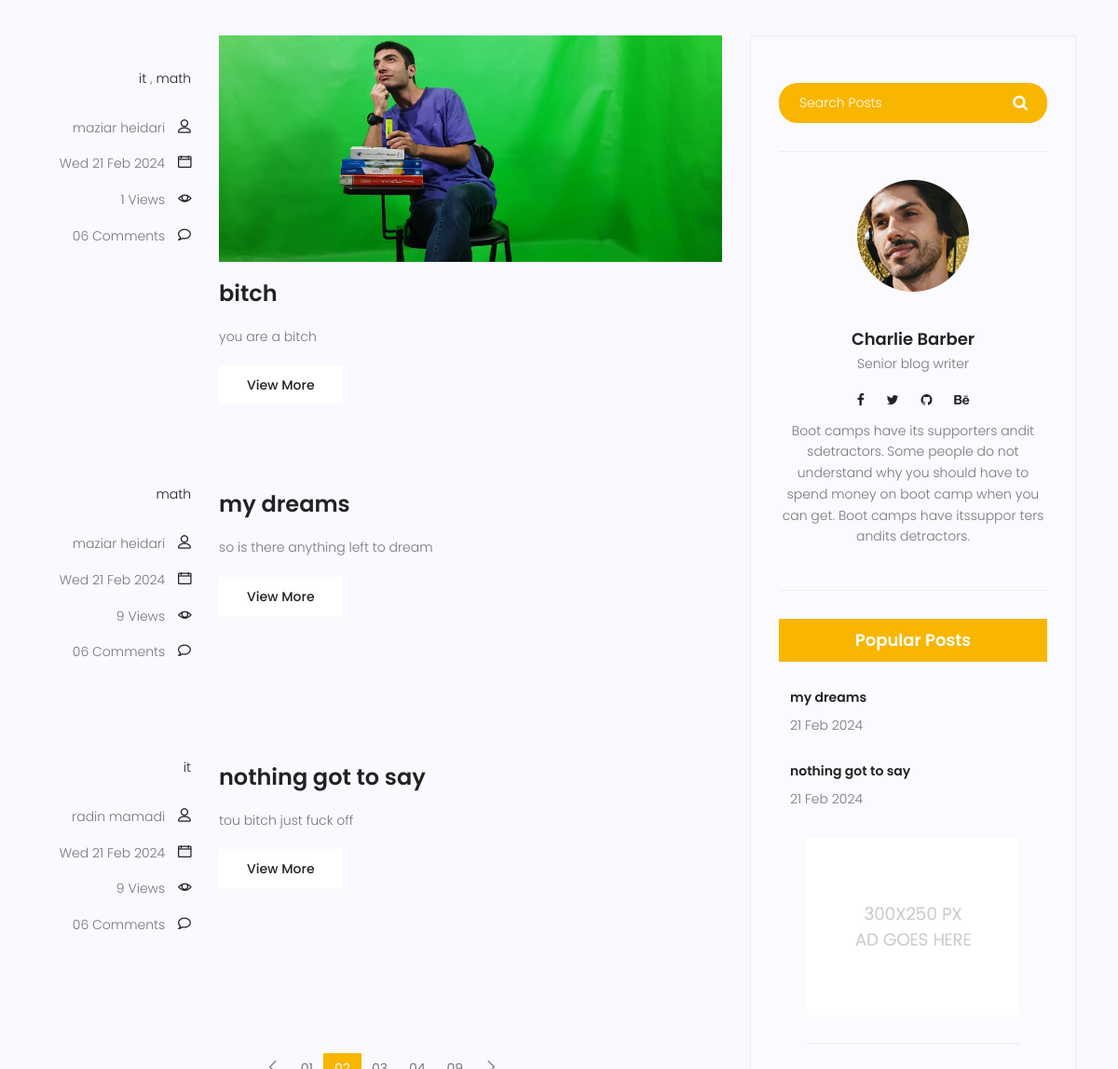
The page /blog/ (middle part) on the database as committed earlier.
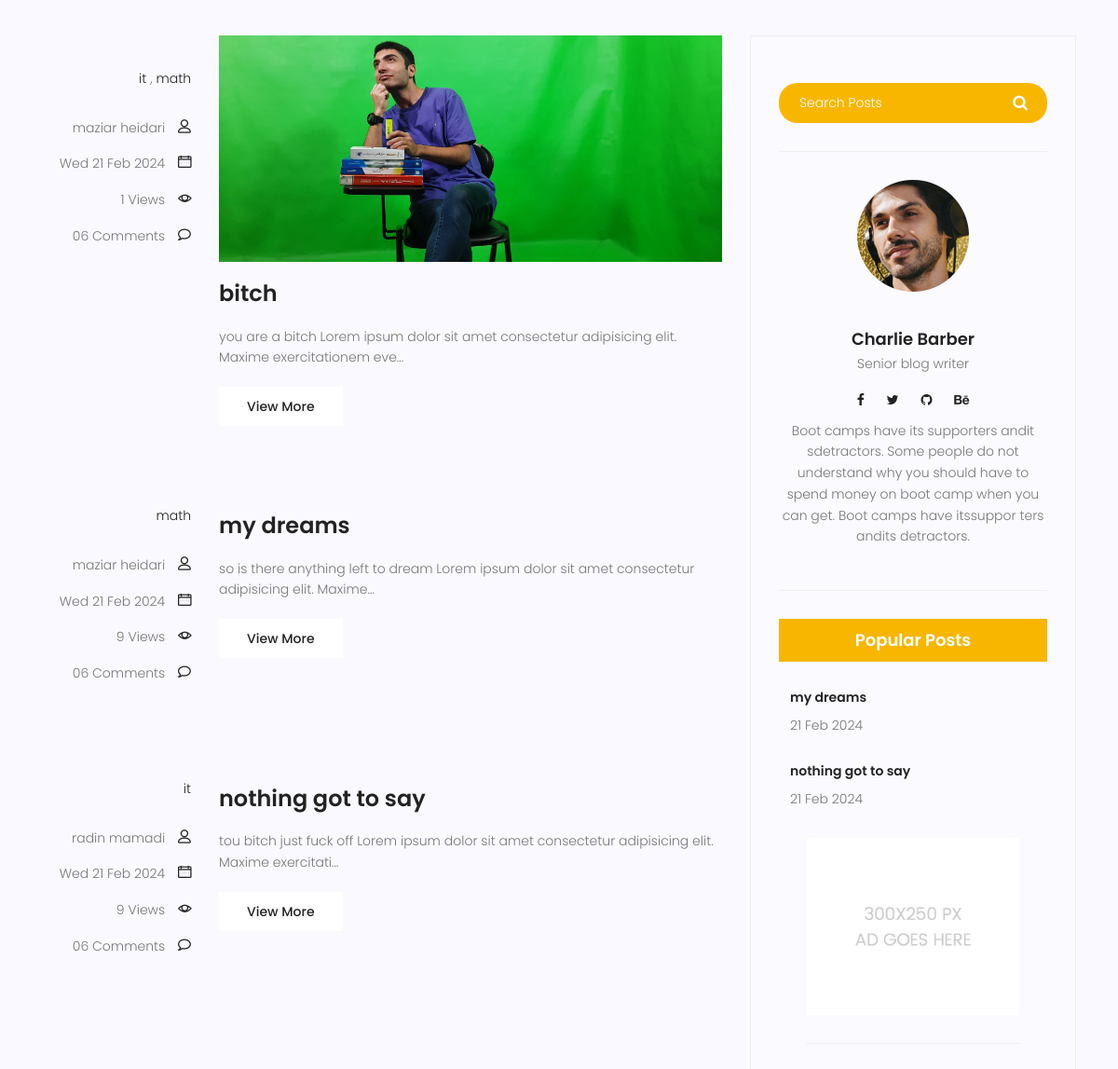
The same page on the database as committed later.
### blog/models.py (models this page shows, shortened)
class Post(models.Model):
  category = models.ManyToManyField(Category)
  author = models.ForeignKey(User, on_delete=models.SET_NULL, null=True)
  image = models.ImageField(upload_to='blog', default='blog/default.jpg')
  title = models.CharField(max_length=255)
  content = models.TextField()
  counted_views = models.IntegerField(default=0)
  status = models.BooleanField(default=False)
  published_date = models.DateTimeField(null=True)
  created_date = models.DateTimeField(auto_now_add=True)
  updated_date = models.DateTimeField(auto_now=True)
  class Meta:
    ordering = ['created_date']
    verbose_name = 'پست'
    verbose_name_plural = 'پست ها'

### blog/views.py (the view)
# urls.py: path('', views.blog_view, name='index' ),
def blog_view(request):
  posts = Post.objects.filter(status=1)
  return render(request, 'blog/blog-home.html', {
    'posts': posts
  })

### blog/models.py (called while the page is built)
  def __str__(self):
    return self.name

### blog/templatetags/blog_tags.py (called while the page is built)
@register.inclusion_tag('blog/blog-popular-posts.html')
def popularposts(args=1):
  posts = Post.objects.filter(status=1).order_by('published_date')[:args]
  return {'posts':posts}

@register.inclusion_tag('blog/blog-category.html')
def postcategories():
  posts = Post.objects.filter(status=1)
  categories = Category.objects.all()
  cat_dict = {}
  for name in categories:
     cat_dict[name] = posts.filter(category=name).count()
  return {'categories':cat_dict}

### templates/blog/blog-home.html (shortened to what this page needs)
{% extends 'base.html' %}
	{% load blog_tags %}
	{% load static %}
	{% block body %}
			<section class="top-category-widget-area pt-90 pb-90 ">
			</section>
			<section class="post-content-area">
				<div class="container">
					<div class="row">
						<div class="col-lg-8 posts-list">
							{% for post in posts %}
								<div class="single-post row">
									<div class="col-lg-3  col-md-3 meta-details">
										<ul class="tags">
											<li><a href="#">
												{% for cat in post.category.all %}
													<a href="">{{cat}}</a> {% if not forloop.last %},{% endif %}
												{% endfor %}
											</a></li>
										</ul>
										<div class="user-details row">
											<p class="user-name col-lg-12 col-md-12 col-6"><a href="#">{{post.author.get_full_name}}</a> <span class="lnr lnr-user"></span></p>
											<p class="date col-lg-12 col-md-12 col-6"><a href="#">{{post.published_date|date:"D d M Y"}}</a> <span class="lnr lnr-calendar-full"></span></p>
											<p class="view col-lg-12 col-md-12 col-6"><a href="#">{{post.counted_views}} Views</a> <span class="lnr lnr-eye"></span></p>
											<p class="comments col-lg-12 col-md-12 col-6"><a href="#">06 Comments</a> <span class="lnr lnr-bubble"></span></p>
										</div>
									</div>
									<div class="col-lg-9 col-md-9 ">
										<div class="feature-img">
											<img class="img-fluid" src="{{post.image.url}}" alt="">
										</div>
										<a class="posts-title" href="{% url 'blog:single' pid=post.id %}"><h3>{{post.title}}</h3></a>
										<p class="excert">
											{{post.content|truncatechars:100}}
										</p>
										<a href="" class="primary-btn">View More</a>
									</div>
								</div>
							{% endfor %}
		                    <nav class="blog-pagination justify-content-center d-flex">
		                        <ul class="pagination">
		                            <li class="page-item">
		                                <a href="#" class="page-link" aria-label="Previous">
		                                    <span aria-hidden="true">
		                                        <span class="lnr lnr-chevron-left"></span>
		                                    </span>
		                                </a>
		                            </li>
		                            <li class="page-item"><a href="#" class="page-link">01</a></li>
		                            <li class="page-item active"><a href="#" class="page-link">02</a></li>
		                            <li class="page-item"><a href="#" class="page-link">03</a></li>
		                            <li class="page-item"><a href="#" class="page-link">04</a></li>
		                            <li class="page-item"><a href="#" class="page-link">09</a></li>
		                            <li class="page-item">
		                                <a href="#" class="page-link" aria-label="Next">
		                                    <span aria-hidden="true">
		                                        <span class="lnr lnr-chevron-right"></span>
		                                    </span>
		                                </a>
		                            </li>
		                        </ul>
		                    </nav>
						</div>
						<div class="col-lg-4 sidebar-widgets">
							<div class="widget-wrap">
								<div class="single-sidebar-widget search-widget">
									<form class="search-form" action="#">
			                            <input placeholder="Search Posts" name="search" type="text" onfocus="this.placeholder = ''" onblur="this.placeholder = 'Search Posts'" >
			                            <button type="submit"><i class="fa fa-search"></i></button>
			                        </form>
								</div>
								{% include 'blog/blog-writer.html' %}
								{% popularposts 2 %}
								{% include 'blog/blog-ads.html' %}
							</div>
						</div>
					</div>
				</div>
			</section>
			{% endblock %}

### templates/blog/blog-popular-posts.html (shortened to what this page needs)
{% load static %}
<div class="single-sidebar-widget popular-post-widget">
  <h4 class="popular-title">Popular Posts</h4>
  {% for post in posts %}
  <div class="popular-post-list">
      <div class="single-post-list d-flex flex-row align-items-center">
        <div class="details">
          <a href="{% url 'blog:single' pid=post.id %}"><h6>{{post.title}}</h6></a>
          <p>{{post.published_date|date:"d M Y"}}</p>
        </div>
      </div>
    {% endfor %}
</div>

Rows that differ between the two databases and show on the page:
changed Post "bitch": content "you are a bitch" → "you are a bitch Lorem ipsum dolor sit amet consectetur adipisicing elit. Maxime exercitationem eve…"
changed Post "my dreams": content "so is there anything left to dream" → "so is there anything left to dream Lorem ipsum dolor sit amet consectetur adipisicing elit. Maxime…"
changed Post "nothing got to say": content "tou bitch just fuck off" → "tou bitch just fuck off Lorem ipsum dolor sit amet consectetur adipisicing elit. Maxime exercitati…"
